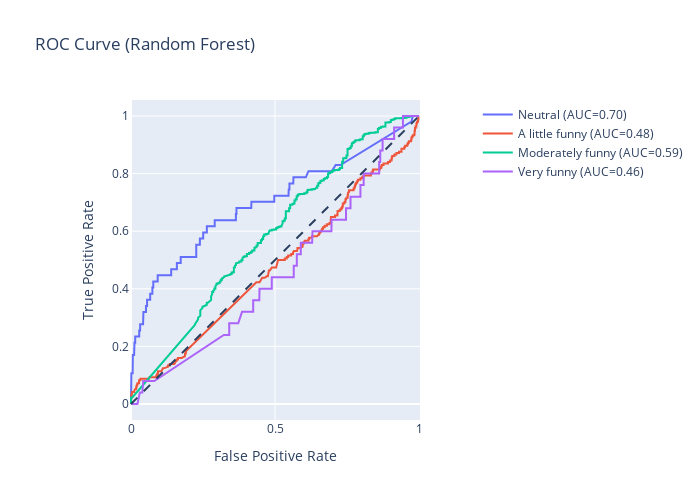

Notebook cell for this chart:
### Code cell
rf_y_scores = rf_clf.predict_proba(X_test_trans1)

# One hot encode the labels in order to plot them
rf_y_onehot = pd.get_dummies(y_test, columns = rf_clf.classes_)

# Create an empty figure, and iteratively add new lines
# every time we compute a new class
rf_roc_fig = go.Figure()
rf_roc_fig.add_shape(
    type = 'line', line = dict(dash='dash'),
    x0 = 0, x1 = 1, y0 = 0, y1 = 1
)

for i in range(rf_y_scores.shape[1]):
    y_true = rf_y_onehot.iloc[:, i]
    y_score = rf_y_scores[:, i]

    fpr, tpr, _ = roc_curve(y_true, y_score)
    auc_score = roc_auc_score(y_true, y_score)

    name = f"{class_names[i]} (AUC={auc_score:.2f})"
    rf_roc_fig.add_trace(go.Scatter(x = fpr, y = tpr, name = name, mode = 'lines'))

rf_roc_fig.update_layout(
    title = 'ROC Curve (Random Forest)',
    xaxis_title = 'False Positive Rate',
    yaxis_title = 'True Positive Rate',
    yaxis = dict(scaleanchor = "x", scaleratio = 1),
    xaxis = dict(constrain = 'domain'),
    width = 700, height = 500
)
rf_roc_fig.show()

### Figure 1 — Plotly figure (JSON) as saved in the notebook; plotly's stock layout.template omitted (floating-point values rounded to 4 significant figures; data arrays with more than 128 entries replaced by an {"elided": "..."} marker saying what was removed)
{"data": [{"mode": "lines", "name": "Neutral (AUC=0.70)", "type": "scatter", "x": {"elided": "196 float values"}, "y": {"elided": "196 float values"}}, {"mode": "lines", "name": "A little funny (AUC=0.48)", "type": "scatter", "x": {"elided": "328 float values"}, "y": {"elided": "328 float values"}}, {"mode": "lines", "name": "Moderately funny (AUC=0.59)", "type": "scatter", "x": {"elided": "352 float values"}, "y": {"elided": "352 float values"}}, {"mode": "lines", "name": "Very funny (AUC=0.46)", "type": "scatter", "x": {"elided": "168 float values"}, "y": {"elided": "168 float values"}}], "layout": {"height": 500, "shapes": [{"line": {"dash": "dash"}, "type": "line", "x0": 0, "x1": 1, "y0": 0, "y1": 1}], "title": {"text": "ROC Curve (Random Forest)"}, "width": 700, "xaxis": {"constrain": "domain", "title": {"text": "False Positive Rate"}}, "yaxis": {"scaleanchor": "x", "scaleratio": 1, "title": {"text": "True Positive Rate"}}}}
